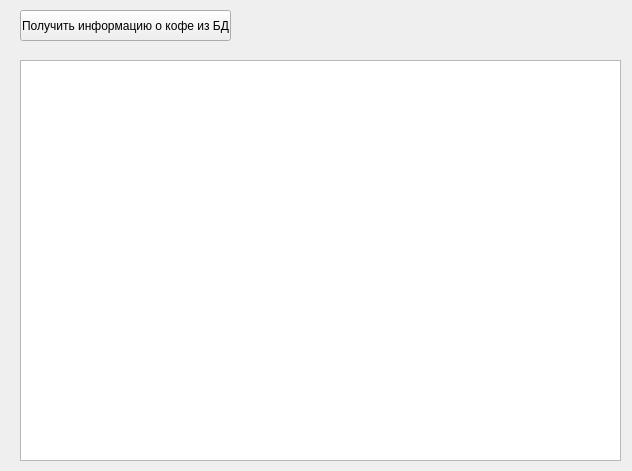
<?xml version="1.0" encoding="UTF-8"?>
<ui version="4.0">
 <class>MainWindow</class>
 <widget class="QMainWindow" name="MainWindow">
  <property name="geometry">
   <rect>
    <x>0</x>
    <y>0</y>
    <width>632</width>
    <height>471</height>
   </rect>
  </property>
  <property name="windowTitle">
   <string>Expresso</string>
  </property>
  <widget class="QWidget" name="centralwidget">
   <widget class="QTableWidget" name="tableWidget">
    <property name="geometry">
     <rect>
      <x>20</x>
      <y>60</y>
      <width>601</width>
      <height>401</height>
     </rect>
    </property>
   </widget>
   <widget class="QPushButton" name="pushButton">
    <property name="geometry">
     <rect>
      <x>20</x>
      <y>10</y>
      <width>211</width>
      <height>31</height>
     </rect>
    </property>
    <property name="text">
     <string>Получить информацию о кофе из БД</string>
    </property>
   </widget>
  </widget>
 </widget>
 <resources/>
 <connections/>
</ui>
